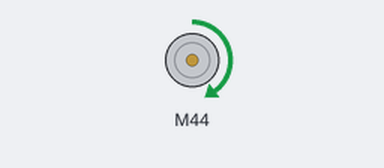
Recording of a sketch running on a simulated Arduino Uno, built with avr-gcc and run on an emulated ATmega328P. Parts: DC motor (green arrow = forward, orange = backward, longer = faster).

Above: at 0.1 s.
Timing chart, 0 to 1.6 s (numbered marks = the images above):
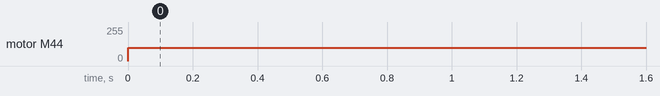

Measured:
- by itself, motor M44: stopped → forward 100/255 at 0.00 s

The sketch:

test12.ino
```cpp
#include <GyverMotor.h>

GMotor motor(DRIVER2WIRE, 44, 46);


void setup() {
    motor.setMode(AUTO);
}

void loop() {
  motor.setSpeed(100);

}


  
```
